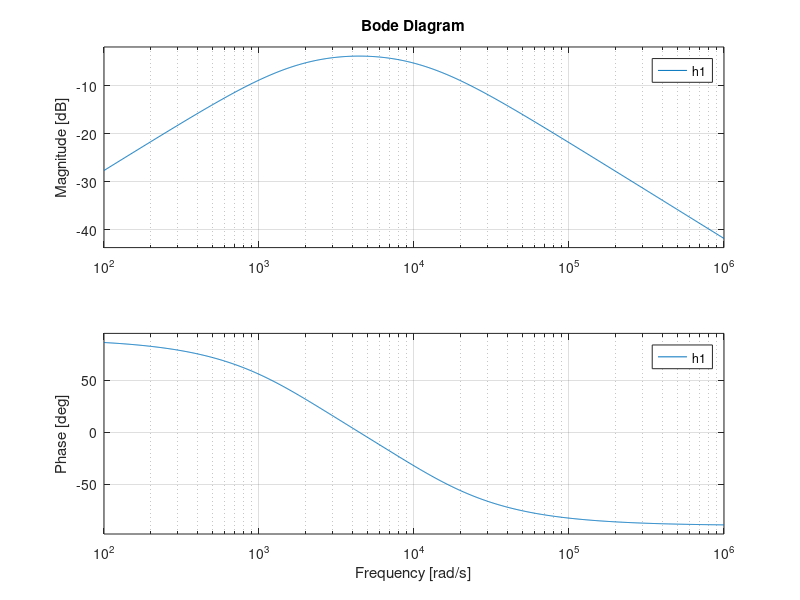
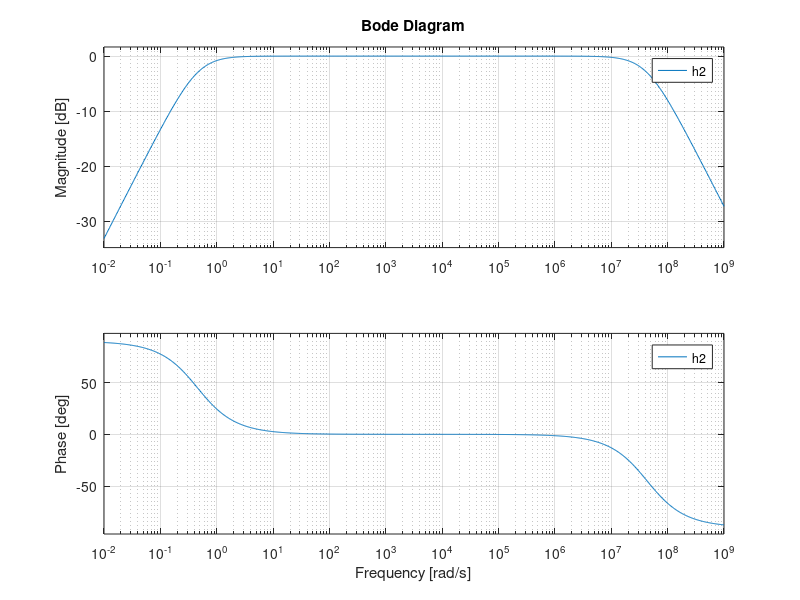
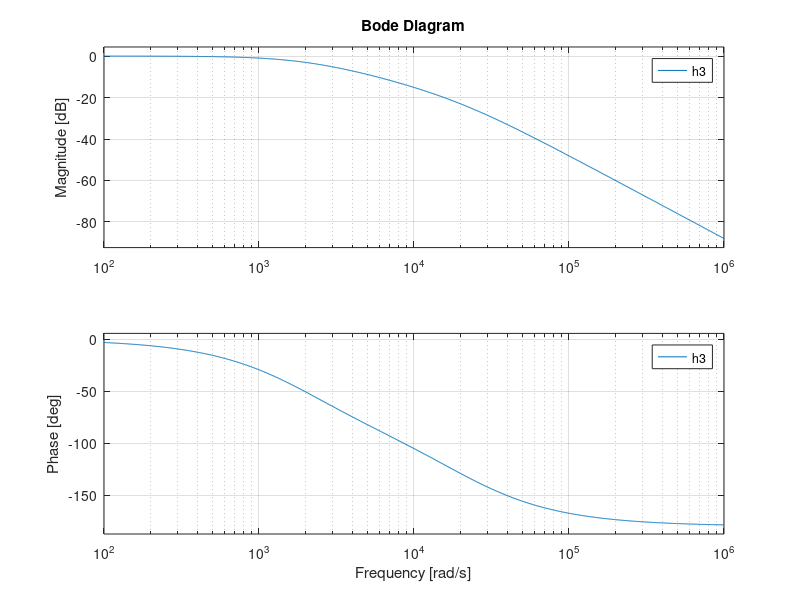
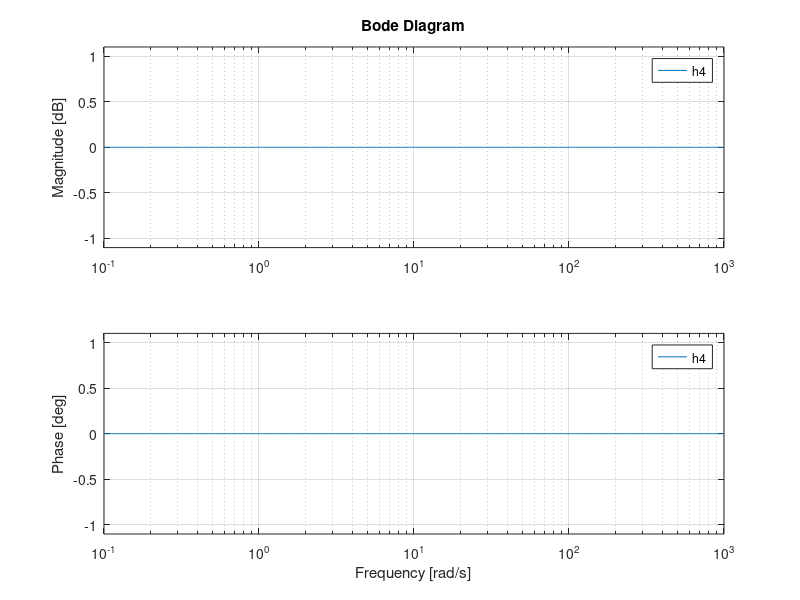

Reproduce these figures in MATLAB, in order.
clear all;
close all;

figure;
h1 = tf([0 2.32 0], [0.000285824 3.6192 5600]);
bode(h1);

figure;
h2 = tf([0 2.2 0], [0.000000051 2.20022 1]);
bode(h2);
 
figure;
h3 = tf([0 0 1], [0.000000025 0.00055 1]);
bode(h3);
 
figure;
h4 = tf([0 0 1], [0 0 1]);
bode(h4);
 
figure;
h5 = tf([0 0 1], [0 -0.05 0]);
bode(h5);
